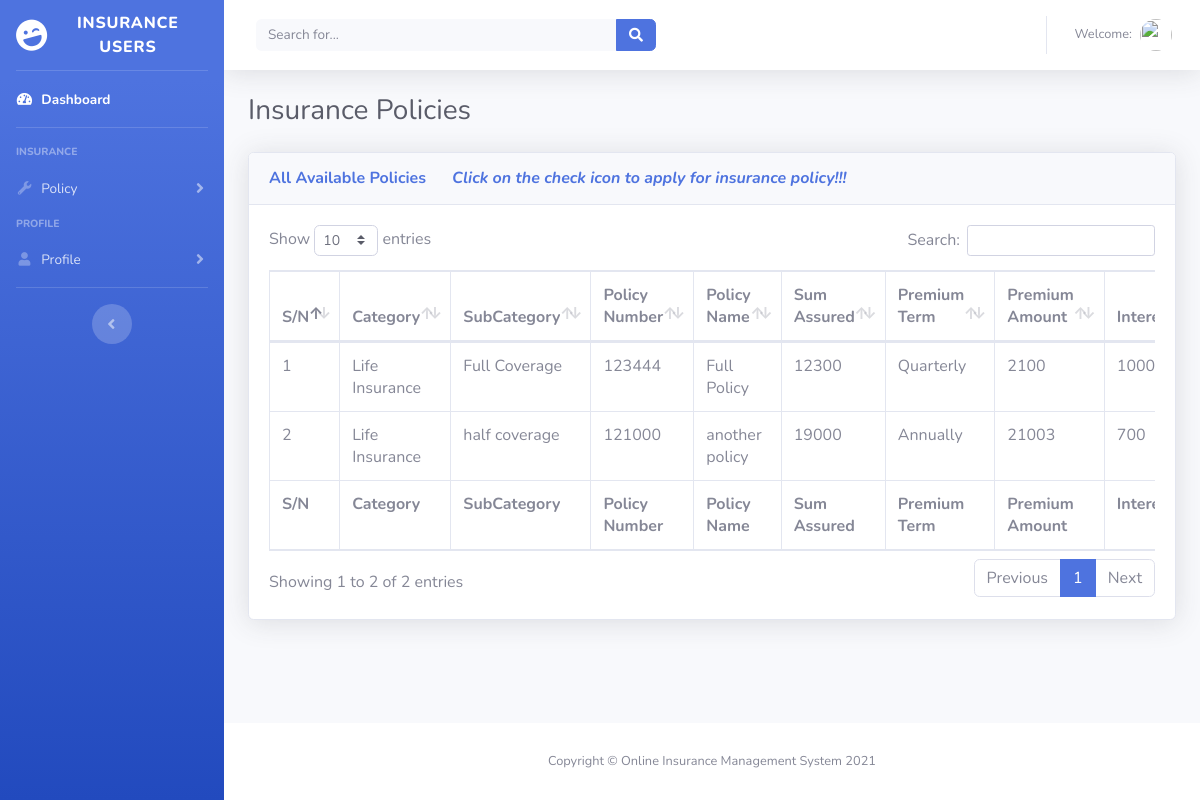
The app's page /users/viewPolicy.php with its own data.
### tables this page shows
CREATE TABLE `tblpolicy` (
  `Id` int(10) NOT NULL,
  `categoryId` varchar(10) NOT NULL,
  `subCategoryId` varchar(10) NOT NULL,
  `policyNumber` varchar(255) NOT NULL,
  `policyName` varchar(255) NOT NULL,
  `sumAssured` varchar(50) NOT NULL,
  `premiumTermId` varchar(50) NOT NULL,
  `premiumAmount` varchar(50) NOT NULL,
  `interest` varchar(50) NOT NULL,
  `description` varchar(255) NOT NULL,
  `dateCreated` varchar(50) NOT NULL
);

CREATE TABLE `tblcategory` (
  `Id` int(10) NOT NULL,
  `categoryName` varchar(255) NOT NULL,
  `description` varchar(255) NOT NULL,
  `dateCreated` varchar(50) NOT NULL
);

CREATE TABLE `tblsubcategory` (
  `Id` int(10) NOT NULL,
  `categoryId` varchar(10) NOT NULL,
  `subCategoryName` varchar(255) NOT NULL,
  `description` varchar(255) NOT NULL,
  `dateCreated` varchar(50) NOT NULL
);

CREATE TABLE `tblpremiumterm` (
  `Id` int(10) NOT NULL,
  `premiumTermName` varchar(50) NOT NULL
);

### users/viewPolicy.php (the view, shortened to what this page needs)
<?php include_once('../includes/session.php');?>
<!DOCTYPE html>
<html lang="en">
<?php include_once('./includes/header.php');?>
<body id="page-top">
  <div id="wrapper">
    <?php include_once('./includes/sidebar.php');?>
    <div id="content-wrapper" class="d-flex flex-column">
      <div id="content">
        <?php include_once('./includes/topNavBar.php');?>
        <div class="container-fluid">
          <h1 class="h3 mb-4 text-gray-800">Insurance Policies</h1>
          <div class="row">
    <div class="col-lg-12">
        <div class="card shadow mb-4">
        <div class="card-header py-3">
            <h6 class="m-0 font-weight-bold text-primary">All Available Policies &nbsp;&nbsp;&nbsp;&nbsp;&nbsp;<i>Click on the check icon to apply for insurance policy!!!</i></h6>
        </div>
        <div class="card-body">
        <div class="table-responsive">
        <table class="table table-bordered" id="dataTable" width="100%" cellspacing="0">
            <thead>
            <tr>
                <th>S/N</th>
                <th>Category</th>
                <th>SubCategory</th>
                <th>Policy Number</th>
                <th>Policy Name</th>
                <th>Sum Assured</th>
                <th>Premium Term</th>
                <th>Premium Amount</th>
                <th>Interest</th>
            </tr>
            </thead>
            <tfoot>
            <tr>
                <th>S/N</th>
                <th>Category</th>
                <th>SubCategory</th>
                <th>Policy Number</th>
                <th>Policy Name</th>
                <th>Sum Assured</th>
                <th>Premium Term</th>
                <th>Premium Amount</th>
                <th>Interest</th>
            </tr>
            </tfoot>
            <tbody>
            <?php
        $ret=mysqli_query($con,"SELECT tblcategory.categoryName,tblsubcategory.subCategoryName,tblpolicy.Id,tblpolicy.policyName,tblpolicy.sumAssured,
        tblpolicy.policyNumber,tblpremiumterm.premiumTermName,tblpolicy.premiumAmount,tblpolicy.interest,tblpolicy.description,tblpolicy.dateCreated
         from tblpolicy
         INNER JOIN tblcategory ON tblcategory.Id = tblpolicy.categoryId
         INNER JOIN tblsubcategory ON tblsubcategory.Id = tblpolicy.subCategoryId
         INNER JOIN tblpremiumterm ON tblpremiumterm.Id = tblpolicy.premiumTermId");
        $cnt=1;
        while ($row=mysqli_fetch_array($ret)) {
                    ?>
        <tr>
        <td><?php echo $cnt;?></td>
        <td><?php  echo $row['categoryName'];?></td>
        <td><?php  echo $row['subCategoryName'];?></td>
        <td><?php  echo $row['policyNumber'];?></td>
        <td><?php  echo $row['policyName'];?></td>
        <td><?php  echo $row['sumAssured'];?></td>
        <td><?php  echo $row['premiumTermName'];?></td>
        <td><?php  echo $row['premiumAmount'];?></td>
        <td><?php  echo $row['interest'];?></td>
        </tr>
        <?php
        $cnt=$cnt+1;
        }?>
            </tbody>
        </table>
        </div>
        </div>
        </div>
        </div>
          </div>
        </div>
      </div>
      <?php include_once('./includes/footer.php');?>
</body>
</html>

### users/includes/header.php (shortened to what this page needs)
<head>
  <link href="../vendor/fontawesome-free/css/all.min.css" rel="stylesheet" type="text/css">
  <link href="../css/sb-admin-2.min.css" rel="stylesheet">
  <link href="../vendor/datatables/dataTables.bootstrap4.min.css" rel="stylesheet">
</head>

### users/includes/sidebar.php (shortened to what this page needs)
<ul class="navbar-nav bg-gradient-primary sidebar sidebar-dark accordion" id="accordionSidebar">
      <a class="sidebar-brand d-flex align-items-center justify-content-center" href="dashboard.php">
        <div class="sidebar-brand-icon rotate-n-15">
          <i class="fas fa-laugh-wink"></i>
        </div>
        <div class="sidebar-brand-text mx-3">Insurance Users</div>
      </a>
      <hr class="sidebar-divider my-0">
      <li class="nav-item active">
        <a class="nav-link" href="dashboard.php">
          <i class="fas fa-fw fa-tachometer-alt"></i>
          <span>Dashboard</span></a>
      </li>
      <hr class="sidebar-divider">
      <div class="sidebar-heading">
        Insurance
      </div>
      <li class="nav-item">
        <a class="nav-link collapsed" href="#" data-toggle="collapse" data-target="#collapseUtilities" aria-expanded="true" aria-controls="collapseUtilities">
          <i class="fas fa-fw fa-wrench"></i>
          <span>Policy</span>
        </a>
      </li>
       <div class="sidebar-heading">
        Profile
      </div>
      <li class="nav-item">
        <a class="nav-link collapsed" href="#" data-toggle="collapse" data-target="#collapseTwo" aria-expanded="true" aria-controls="collapseTwo">
          <i class="fas fa-fw fa-user"></i>
          <span>Profile</span>
        </a>
      </li>
      <hr class="sidebar-divider d-none d-md-block">
      <div class="text-center d-none d-md-inline">
        <button class="rounded-circle border-0" id="sidebarToggle"></button>
      </div>
    </ul>

### users/includes/topNavBar.php (shortened to what this page needs)
<nav class="navbar navbar-expand navbar-light bg-white topbar mb-4 static-top shadow">
          <form class="d-none d-sm-inline-block form-inline mr-auto ml-md-3 my-2 my-md-0 mw-100 navbar-search">
            <div class="input-group">
              <input type="text" class="form-control bg-light border-0 small" placeholder="Search for..." aria-label="Search" aria-describedby="basic-addon2">
              <div class="input-group-append">
                <button class="btn btn-primary" type="button">
                  <i class="fas fa-search fa-sm"></i>
                </button>
              </div>
            </div>
          </form>
          <ul class="navbar-nav ml-auto">
            <li class="nav-item dropdown no-arrow">
              <a class="nav-link dropdown-toggle" href="#" id="userDropdown" role="button" data-toggle="dropdown" aria-haspopup="true" aria-expanded="false">
                <span class="mr-2 d-none d-lg-inline text-gray-600 small">Welcome: <?php echo $firstName." ".$lastName;?></span>
                <img class="img-profile rounded-circle" src="../img/admin2.jpg">
              </a>
            </li>
          </ul>
        </nav>

### users/includes/footer.php (shortened to what this page needs)
<footer class="sticky-footer bg-white">
        <div class="container my-auto">
          <div class="copyright text-center my-auto">
            <span>Copyright &copy; Online Insurance Management System 2021</span>
          </div>
        </div>
      </footer>
    </div>
  </div>

### records on screen
tblpolicy: categoryId.categoryName "Life Insurance", subCategoryId.subCategoryName "Full Coverage", policyNumber "123444", policyName "Full Policy", sumAssured "12300", premiumTermId.premiumTermName "Quarterly", premiumAmount "2100", interest "1000"
tblpolicy: categoryId.categoryName "Life Insurance", subCategoryId.subCategoryName "half coverage", policyNumber "121000", policyName "another policy", sumAssured "19000", premiumTermId.premiumTermName "Annually", premiumAmount "21003", interest "700"
